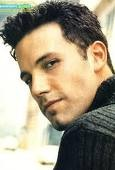
#> input picture Faces/train/Ben Afflek/1.jpg, 115 x 170 px, found by its file name; its folder holds 3 pictures in this run
$ jupyter execute --allow-errors main.ipynb   (Python 2 division)
#> lines starting #> are read from the running program, lines starting #| are printed output that depends on the picture; after the words box and inside, x2 and y2 are one past the last pixel; in counts of white or black regions, pixels touching at a corner belong together; long printed decimals are rounded
#> further down, img is the input picture: shape (170, 115, 3); mean B, G, R 130.9, 151.7, 161.1
#> `gray = cv.cvtColor(img, cv.COLOR_BGR2GRAY)`:
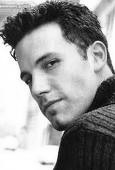
#> gray: shape (170, 115); min 0, max 255, mean 152.2
#> `faces_rect = face_detector.detectMultiScale(gray, scaleFactor=1.1, min..`: faces_rect = ()
#> after the loop `for (x, y, w, h) in faces_rect:`: features = []
#> pass 2 of the loop `for index, person in enumerate(people):`:
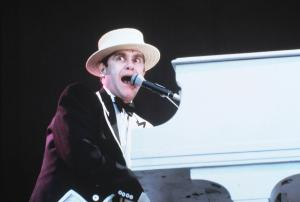
#> input picture Faces/train/Elton John/1.jpg, 300 x 202 px, found by its file name
#> img is the input picture: shape (202, 300, 3); mean B, G, R 113.5, 107.3, 104.2
#> `gray = cv.cvtColor(img, cv.COLOR_BGR2GRAY)`:
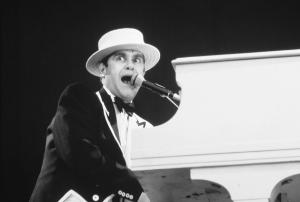
#> gray: shape (202, 300); min 9, max 255, mean 107.1
#> `faces_rect = face_detector.detectMultiScale(gray, scaleFactor=1.1, min..`: faces_rect = [[91, 28, 71, 71]]
#> the loop `for (x, y, w, h) in faces_rect:` made 1 pass
#> pass 1, `detected_face = gray[y:y+h, x:x+w]`:
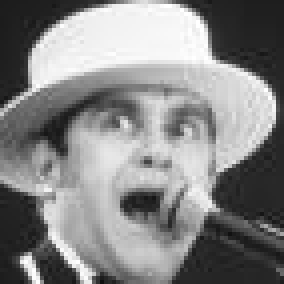
#> detected_face: shape (71, 71) (shown 4 times larger); min 14, max 255, mean 134.2
### Import Libraries

[cell 1]
import os
import cv2 as cv
import numpy as np
import matplotlib.pyplot as plt

### Creating Features and Labels

[cell 2]
people = ['Ben Afflek', 'Elton John', 'Jerry Seinfield', 'Madonna', 'Mindy Kaling']
DIR = r'Faces\train'
features = []
labels = []

[cell 3]
face_detector = cv.CascadeClassifier('haarcascade_frontalface_default.xml')

#> (a cell that did not finish here is left out)

### Training

[cell 5]
features = np.array(features, dtype='object')
labels = np.array(labels)

face_recognizer = cv.face.LBPHFaceRecognizer_create()
face_recognizer.train(features, labels)

### Save the Model

[cell 6]
face_recognizer.save('model/face_trained.yml')
np.save('model/features.npy', features)
np.save('model/labels.npy', labels)

### Face Recognition

[cell 7]
# features = np.load('model/features.npy', allow_pickle=True)
# labels = np.load('model/labels.npy')

face_recognizer = cv.face.LBPHFaceRecognizer_create()
face_recognizer.read('model/face_trained.yml')

[cell 8]
img = cv.imread('Faces/val/ben_afflek/2.jpg')
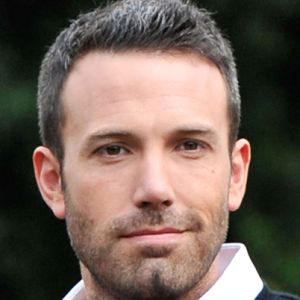
#> input picture Faces/val/ben_afflek/2.jpg, 300 x 300 px
#> img is the input picture: shape (300, 300, 3); mean B, G, R 88.2, 97.8, 114.4
gray = cv.cvtColor(img, cv.COLOR_BGR2GRAY)
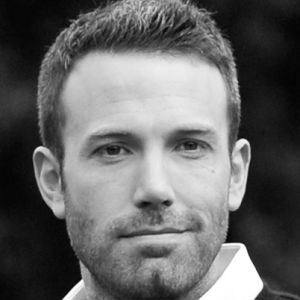
#> gray: shape (300, 300); min 0, max 255, mean 101.7
plt.imshow(cv.cvtColor(gray, cv.COLOR_BGR2RGB))

[cell 9]
faces_rect = face_detector.detectMultiScale(gray, scaleFactor=1.1, minNeighbors=4)
#> faces_rect = [[46, 62, 216, 216]]
for (x, y, w, h) in faces_rect:
    detected_face = gray[y:y+h, x:x+w]
    label, loss = face_recognizer.predict(detected_face)
    print(f'Label = {people[label]} with a loss of {loss}')

    cv.putText(img, str(people[label]), (20,25), cv.FONT_HERSHEY_COMPLEX, 0.5, (0,255,0), thickness=1)
    cv.rectangle(img, (x, y), (x+w, y+h), (0, 255, 0), 2)
#> this loop made 1 pass
#> (x, y, w, h, label, loss) on pass 1: (46, 62, 216, 216, 0, 60.07)
#| Label = Ben Afflek with a loss of 60.069
#> pass 1, `detected_face = gray[y:y+h, x:x+w]`:
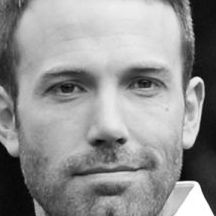
#> detected_face: shape (216, 216); min 1, max 255, mean 145.7
#> after the loop:
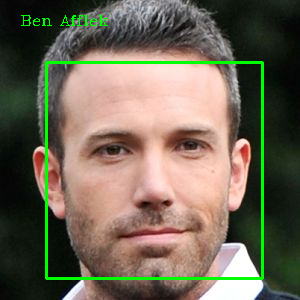
#> img: shape (300, 300, 3); 3.19% of pixels changed, all inside (x1, y1, x2, y2) = (21, 15, 264, 280)

plt.imshow(cv.cvtColor(img, cv.COLOR_BGR2RGB))
